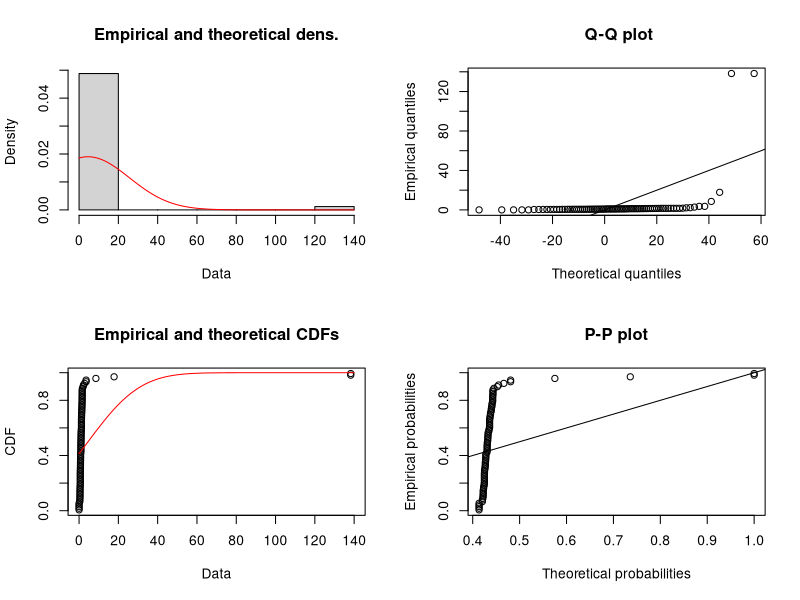
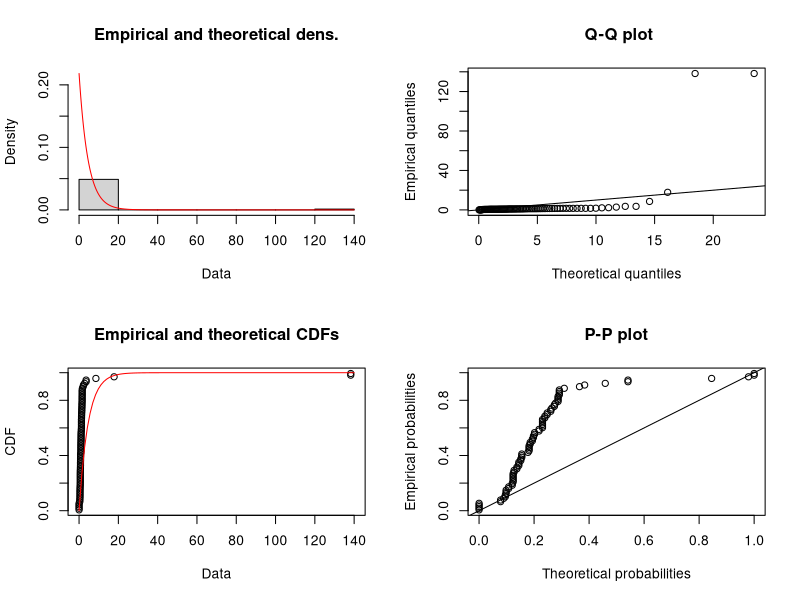

Reproduce these figures in R, in order. (Note: this script raises an error after producing the figures.)
# Script to test distributions of IL-6 data

# By Gustav Nilsonne
# This is an example of how to run fitdistrplus to test distributions of IL-6 in one dataset

require(fitdistrplus)

Abhimanyu_derivation <- read.csv2("Abhimanyu_derivation.csv")
Abhimanyu_derivation <- Abhimanyu_derivation[1:216, ] # Remove empty lines
Abhimanyu_validation <- read.csv2("Abhimanyu_validation.csv")
Abhimanyu_followup <- read.csv2("Abhimanyu_followup.csv")

IL6 <- data.frame(IL6 = Abhimanyu_derivation$IL.6[Abhimanyu_derivation$Class.Labels == "HC"], dataset = "Abhimanyu_derivation")
IL6$logIL6 <- log(IL6$IL6)
IL6$logIL6[IL6$logIL6 == -Inf] <- log(0.3) # Set 0 values to reasonable lower bound

test <- fitdist(IL6$IL6, distr = dnorm)
summary(test)
plot(test)

test2 <- fitdist(IL6$IL6, distr = dexp)
test_summary <- summary(test2)
plot(test2)

test3 <- fitdist(IL6$IL6, distr = dlnorm) # error

test4 <- fitdist(IL6$IL6, distr = dpois) # error
